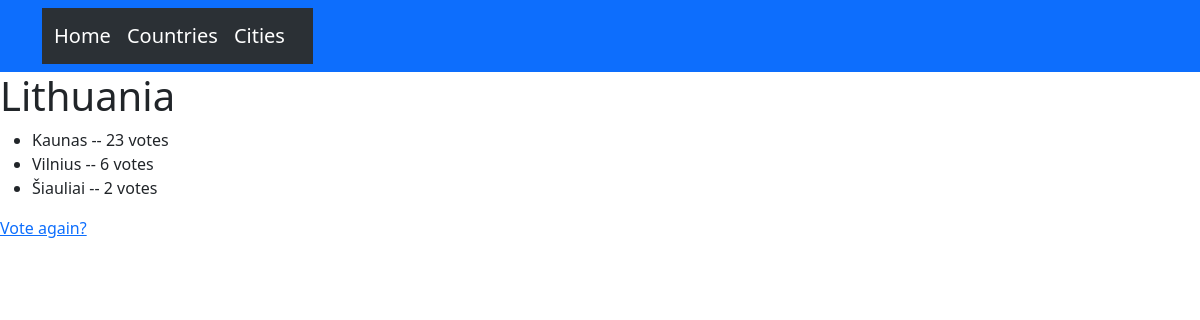
Screenshot of /country/Lithuania/cities with the database file from the repository.
### country/models.py (models this page shows, shortened)
class BaseModel(models.Model):
    objects = models.Manager()
    DoesNotExist = models.Manager()
    class Meta:
        abstract = True

class Country(BaseModel):
    continent_choices = {
        "europa":"Europe",
        "afrika":"Africa",
        "s_amerika": "North America",
        "p_amerika": "South America",
        "azija": "Asia",
        "australija":"Australia",
        "antarktida":"Antarctic"
    }
    country = models.CharField(max_length=50, unique=True)
    population = models.IntegerField(default=0)
    pub_date = models.DateTimeField(default=now)
    continent = models.CharField(max_length=50, choices=continent_choices)

class City(BaseModel):
    city = models.CharField(max_length=50)
    city_population = models.IntegerField(default=0)
    country = models.ForeignKey(Country, on_delete=models.CASCADE)
    vote = models.IntegerField(default=0)

### country/views.py (the view)
# urls.py: path('<str:country_name>/cities', country_view, name='country_cities'),
def country_view(request, country_name):
    country = get_object_or_404(Country, country=country_name)
    context = {'country': country}
    return render(request, 'country/countries_cities.html', context)

### country/templates/country/countries_cities.html
{% extends 'base.html' %}
{% block content %}
<h1>{{ country.country }}</h1>
<ul>
{% for city in country.city_set.all %}
    <li>{{ city.city }} -- {{ city.vote }} vote{{ city.vote|pluralize }}</li>
{% endfor %}
</ul>
<a href="{% url 'countries:countries_vote' country.country %}">Vote again?</a>
{% endblock %}

### rows the page displays
Country: country "Lithuania"
City: city "Kaunas", vote "23"
City: city "Vilnius", vote "6"
City: city "Šiauliai", vote "2"
